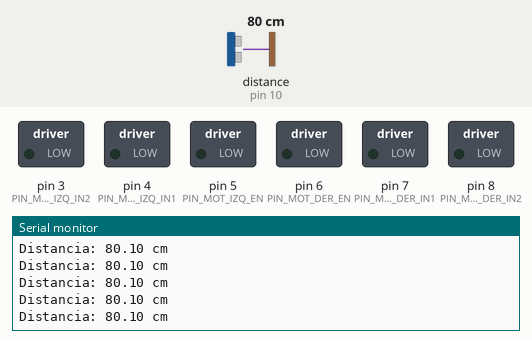
The sketch below on a simulated Arduino Uno, built with avr-gcc and run on an emulated ATmega328P. On the bench: switched loads named in the sketch (green lamp = pin HIGH), the last lines printed to the serial monitor. Wiring (inferred from the names in the program): ultrasonic range finder: trigger pin 9; echo pin 10. Inputs (shaded band) come from the test bench; at power-on: distance to the obstacle (sensor on pin 10) 80 cm. The echo pulse lasts 58.3 µs per cm; pins used as bus, display or sensor lines are not drawn.

Above: at 1.2 s.
1.3 s: distance to the obstacle (sensor on pin 10) set to 2 cm
At 1.39 s:
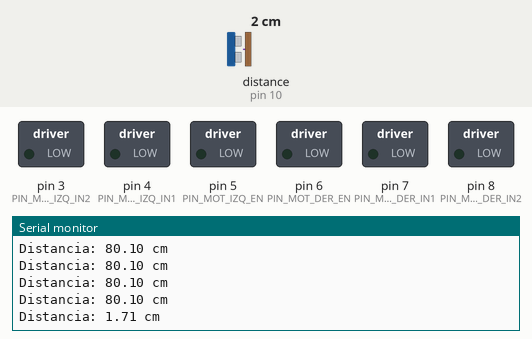
3.0 s: distance to the obstacle (sensor on pin 10) set to 4 cm
At 3.8 s:
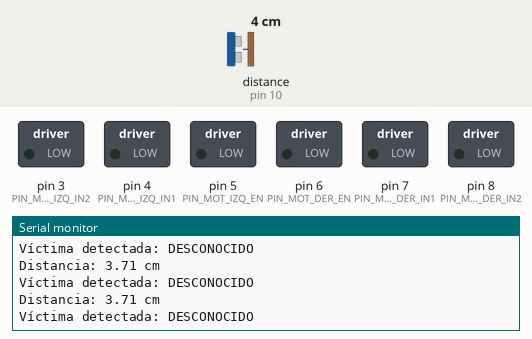
Timing chart, 0 to 6.0 s (numbered marks = the images above; inputs shaded):
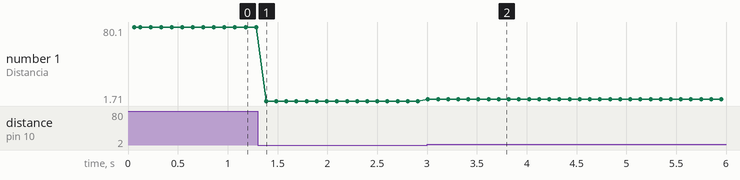

Measured:
- after the input at 1.3 s, the serial monitor: prints a new line after 0.09 s (image 1)
- after the input at 3.0 s, the serial monitor: prints a new line at once (image 2)
- plotted number 1: 80.1 → 1.71 after the input at 1.3 s, 1.71 → 3.71 after the input at 3.0 s

The sketch:

victimas.ino
```cpp
// ============================================================
// RobotRescue — Operación Zona Cero
// 07: Clasificación y Empuje de Víctimas
// ============================================================
// INSTRUCCIONES:
// 1. Lee el doc en docs/07-victimas.md
// 2. Completa las secciones marcadas con TODO
// 3. Prueba medirDistancia() primero antes de integrar todo
// ============================================================

#include <Wire.h>
#include <Adafruit_TCS34725.h>

// --- Pines sensor ultrasónico HC-SR04 ---
const int PIN_TRIG = 9;
const int PIN_ECHO = 10;

// --- Pines motores (igual que fases anteriores) ---
const int PIN_MOT_IZQ_EN  = 5;
const int PIN_MOT_IZQ_IN1 = 4;
const int PIN_MOT_IZQ_IN2 = 3;
const int PIN_MOT_DER_EN  = 6;
const int PIN_MOT_DER_IN1 = 7;
const int PIN_MOT_DER_IN2 = 8;

// --- Sensor de color ---
Adafruit_TCS34725 sensorColor = Adafruit_TCS34725(
  TCS34725_INTEGRATIONTIME_50MS, TCS34725_GAIN_4X
);

// --- Configuración ---
const int VELOCIDAD     = 150;
const int DIST_VICTIMA  = 10;  // cm — ajusta según tus pruebas

// ============================================================
void setup() {
  Serial.begin(9600);
  Serial.println("RobotRescue - Fase 7: Clasificación de víctimas iniciada");

  pinMode(PIN_TRIG, OUTPUT);
  pinMode(PIN_ECHO, INPUT);

  pinMode(PIN_MOT_IZQ_EN,  OUTPUT);
  pinMode(PIN_MOT_IZQ_IN1, OUTPUT);
  pinMode(PIN_MOT_IZQ_IN2, OUTPUT);
  pinMode(PIN_MOT_DER_EN,  OUTPUT);
  pinMode(PIN_MOT_DER_IN1, OUTPUT);
  pinMode(PIN_MOT_DER_IN2, OUTPUT);

  sensorColor.begin();
}

// ============================================================
void loop() {
  float dist = medirDistancia();
  Serial.print("Distancia: ");
  Serial.print(dist);
  Serial.println(" cm");

  if (dist < DIST_VICTIMA) {
    String tipoPelota = detectarColorPelota();
    Serial.print("Víctima detectada: ");
    Serial.println(tipoPelota);

    // TODO: según el tipo de pelota, llama a la función de empuje correspondiente
  }

  delay(100);
}

// ============================================================
// FUNCIÓN COMPLETA (úsala como referencia)
// ============================================================

// Mide la distancia en cm usando el sensor ultrasónico HC-SR04
float medirDistancia() {
  digitalWrite(PIN_TRIG, LOW);
  delayMicroseconds(2);
  digitalWrite(PIN_TRIG, HIGH);
  delayMicroseconds(10);
  digitalWrite(PIN_TRIG, LOW);

  long duracion = pulseIn(PIN_ECHO, HIGH);
  float distancia = duracion / 58.0;
  return distancia;
}

// ============================================================
// FUNCIONES CON TODO — COMPLETA EL CUERPO
// ============================================================

// Devuelve "BLANCO" si la pelota es blanca (viva) o "NEGRO" si es negra (muerta)
// Pista: usa el sensor de color — una pelota blanca refleja mucho en todos los canales,
//        una pelota negra absorbe la luz (valores bajos en todos los canales)
String detectarColorPelota() {
  // TODO: implementa esta función
  return "DESCONOCIDO";
}

// Empuja la víctima blanca completamente hacia la zona AZUL
// La pelota debe quedar dentro de la zona sin contacto con el robot al terminar
void empujarAZonaAzul() {
  Serial.println("Empujando víctima blanca a zona AZUL...");
  // TODO: implementa la secuencia de movimiento para llevar la pelota a la zona azul
}

// Empuja la víctima negra completamente hacia la zona AMARILLA
void empujarAZonaAmarilla() {
  Serial.println("Empujando víctima negra a zona AMARILLA...");
  // TODO: implementa la secuencia de movimiento para llevar la pelota a la zona amarilla
}
```
